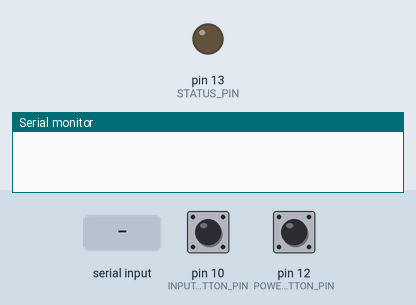
Recording of a sketch running on a simulated Arduino Uno, built with avr-gcc and run on an emulated ATmega328P. On the bench: output pins drawn as LEDs (lit = HIGH), the last lines printed to the serial monitor. Dashed ring = blinking. The inputs (shaded band) are chosen by the test bench; at power-on: pin 10 (INPUT_BUTTON_PIN) LOW, pin 12 (POWER_BUTTON_PIN) LOW.

Above: at 1.2 s.
1.3 s: pin 10 (INPUT_BUTTON_PIN) pulled HIGH for 0.15 s
At 1.42 s:
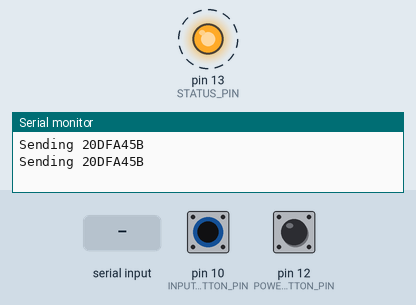
2.9 s: pin 12 (POWER_BUTTON_PIN) pulled HIGH for 1 s
At 4.2 s:
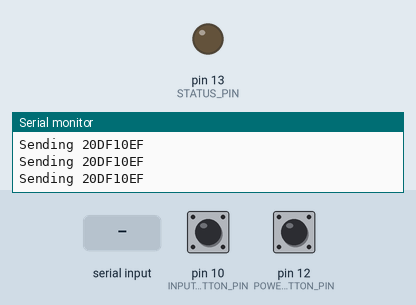
5.9 s: "90,45\n" received over Serial
At 5.91 s:
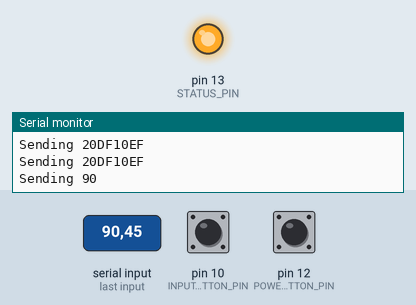
7.4 s: "0\n" received over Serial
At 8.6 s:
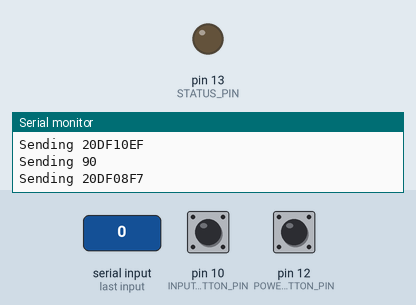
8.9 s: pin 10 (INPUT_BUTTON_PIN) pulled HIGH for 3.2 s
At 9.02 s:
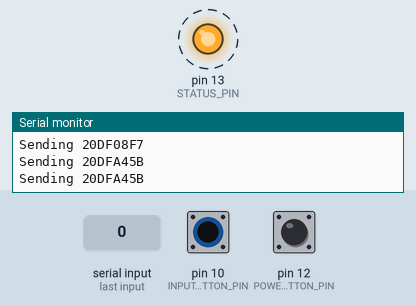
13.6 s: pin 12 (POWER_BUTTON_PIN) pulled HIGH for 3.2 s
At 13.72 s:
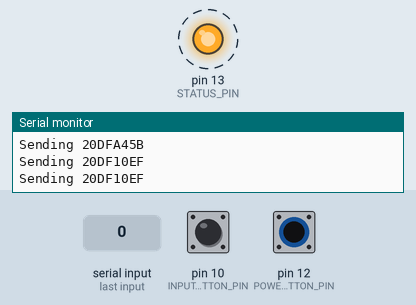
Timing chart, 0 to 18.4 s (numbered marks = the images above; inputs shaded):
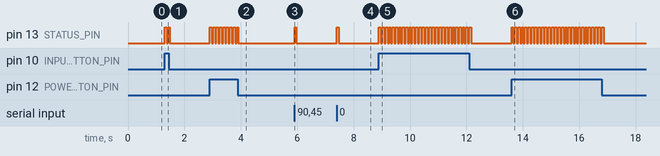

The sketch:

VenturerSimpleControl.ino
```cpp
#include <IRremote.h>

unsigned long VENTURER_UNK_1    = 0x20DF00FF; // cancel when item selected.
unsigned long VENTURER_UNK_2    = 0x20DF807F; // also cancel?
unsigned long VENTURER_UP  = 0x20DFE21D; //up, menu up, channel up.
unsigned long VENTURER_DOWN  = 0x20DF12ED; // DVD DOWN?
unsigned long VENTURER_LEFT = 0x20DF9A65; // DVD resume
unsigned long VENTURER_RIGHT = 0x20DF5AA5; // arrow right
unsigned long VENTURER_OK  = 0x20DF1AE5;  //ok?
unsigned long VENTURER_VOL_UP   = 0x20DF40BF;
unsigned long VENTURER_VOL_DOWN = 0x20DFC03F;
unsigned long VENTURER_MENU     = 0x20DF20DF;
unsigned long VENTURER_MENU_UP  = 0x20DFA25D; // up
unsigned long VENTURER_MENU_DOWN  = 0x20DF629D; // down
unsigned long VENTURER_SLEEP_TIMER = 0x20DF52AD; // sleep timer
unsigned long VENTURER_INPUT_SELECT  = 0x20DFA45B; // Input select!!!!
unsigned long VENTURER_UNK_3    = 0x20DFA05F;
unsigned long VENTURER_UNK_4    = 0x20DF609F;
unsigned long VENTURER_UNK_5    = 0x20DFE01F;
unsigned long VENTURER_ONOFF    = 0x20DF10EF;
unsigned long VENTURER_MUTE     = 0x20DF906F;
unsigned long VENTURER_UNK_6    = 0x20DF50AF;
unsigned long VENTURER_UNK_7    = 0x20DFD02F;
unsigned long VENTURER_UNK_8    = 0x20DF30CF;
unsigned long VENTURER_UNK_9    = 0x20DFB04F;
unsigned long VENTURER_UNK_10   = 0x20DF708F;
unsigned long VENTURER_UNK_11   = 0x20DFF00F;

unsigned long VENTURER_UNK_1_1  = 0x20DF01FE;
unsigned long VENTURER_UNK_1_2  = 0x20DF817E;
unsigned long VENTURER_UNK_1_3  = 0x20DF41BE;
unsigned long VENTURER_UNK_1_4  = 0x20DFC13E;
unsigned long VENTURER_UNK_1_5  = 0x20DF21DE;
unsigned long VENTURER_UNK_1_6  = 0x20DFA15E;
unsigned long VENTURER_UNK_1_7  = 0x20DF619E;
unsigned long VENTURER_UNK_1_8  = 0x20DFE11E;
unsigned long VENTURER_UNK_1_9  = 0x20DF11EE;
unsigned long VENTURER_UNK_1_10 = 0x20DF916E;
unsigned long VENTURER_UNK_1_11 = 0x20DF51AE;
unsigned long VENTURER_UNK_1_12 = 0x20DFD12E;
unsigned long VENTURER_UNK_1_13 = 0x20DF31CE;
unsigned long VENTURER_UNK_1_14 = 0x20DFB14E;
unsigned long VENTURER_UNK_1_15 = 0x20DF718E;
unsigned long VENTURER_UNK_1_16 = 0x20DFF10E;

unsigned long VENTURER_UNK_2_1  = 0x20DF02FD; //cc
unsigned long VENTURER_UNK_2_2  = 0x20DF827D;
unsigned long VENTURER_UNK_2_3  = 0x20DF42BD;
unsigned long VENTURER_UNK_2_4  = 0x20DFC23D;
unsigned long VENTURER_UNK_2_5  = 0x20DF22DD;
unsigned long VENTURER_UNK_2_6  = 0x20DFA25D; // up
unsigned long VENTURER_UNK_2_7  = 0x20DF629D; // down

unsigned long VENTURER_UNK_2_10 = 0x20DF926D;
unsigned long VENTURER_UNK_2_11 = 0x20DF52AD; // sleep timer
unsigned long VENTURER_UNK_2_12 = 0x20DFD22D;
unsigned long VENTURER_UNK_2_13 = 0x20DF32CD; // DVD root
unsigned long VENTURER_UNK_2_14 = 0x20DFB24D;
unsigned long VENTURER_UNK_2_15 = 0x20DF728D;
unsigned long VENTURER_UNK_2_16 = 0x20DFF20D; // DVD sound?

unsigned long VENTURER_UNK_3_1  = 0x20DF03FC;
unsigned long VENTURER_UNK_3_2  = 0x20DF837C;
unsigned long VENTURER_UNK_3_3  = 0x20DF43BC;
unsigned long VENTURER_UNK_3_4  = 0x20DFC33C;
unsigned long VENTURER_UNK_3_5  = 0x20DF23DC;
unsigned long VENTURER_UNK_3_6  = 0x20DFA35C;
unsigned long VENTURER_UNK_3_7  = 0x20DF639C;
unsigned long VENTURER_UNK_3_8  = 0x20DFE31C;
unsigned long VENTURER_UNK_3_9  = 0x20DF13EC;
unsigned long VENTURER_UNK_3_10 = 0x20DF936C;
unsigned long VENTURER_UNK_3_11 = 0x20DF53AC;
unsigned long VENTURER_UNK_3_12 = 0x20DFD32C;
unsigned long VENTURER_UNK_3_13 = 0x20DF33CC;
unsigned long VENTURER_UNK_3_14 = 0x20DFB34C;
unsigned long VENTURER_UNK_3_15 = 0x20DF738C;
unsigned long VENTURER_UNK_3_16 = 0x20DFF30C;

unsigned long VENTURER_UNK_4_1  = 0x20DF04FB;
unsigned long VENTURER_UNK_4_2  = 0x20DF847B; // dvd program
unsigned long VENTURER_UNK_4_3  = 0x20DF44BB;
unsigned long VENTURER_UNK_4_4  = 0x20DFC43B;
unsigned long VENTURER_UNK_4_5  = 0x20DF24DB;
unsigned long VENTURER_UNK_4_6  = 0x20DFA45B; // Input select!!!!
unsigned long VENTURER_UNK_4_7  = 0x20DF649B; // dvd program?
unsigned long VENTURER_UNK_4_8  = 0x20DFE41B; // sound mode
unsigned long VENTURER_UNK_4_9  = 0x20DF14EB;
unsigned long VENTURER_UNK_4_10 = 0x20DF946B;
unsigned long VENTURER_UNK_4_11 = 0x20DF54AB;
unsigned long VENTURER_UNK_4_12 = 0x20DFD42B;
unsigned long VENTURER_UNK_4_13 = 0x20DF34CB;
unsigned long VENTURER_UNK_4_14 = 0x20DFB44B;
unsigned long VENTURER_UNK_4_15 = 0x20DF748B;
unsigned long VENTURER_UNK_4_16 = 0x20DFF40B;

unsigned long VENTURER_UNK_5_1  = 0x20DF05FA;
unsigned long VENTURER_UNK_5_2  = 0x20DF857A;
unsigned long VENTURER_UNK_5_3  = 0x20DF45BA;
unsigned long VENTURER_UNK_5_4  = 0x20DFC53A;
unsigned long VENTURER_UNK_5_5  = 0x20DF25DA;
unsigned long VENTURER_UNK_5_6  = 0x20DFA55A;
unsigned long VENTURER_UNK_5_7  = 0x20DF659A;
unsigned long VENTURER_UNK_5_8  = 0x20DFE51A;
unsigned long VENTURER_UNK_5_9  = 0x20DF15EA;
unsigned long VENTURER_UNK_5_10 = 0x20DF956A;
unsigned long VENTURER_UNK_5_11 = 0x20DF55AA;
unsigned long VENTURER_UNK_5_12 = 0x20DFD52A;
unsigned long VENTURER_UNK_5_13 = 0x20DF35CA;
unsigned long VENTURER_UNK_5_14 = 0x20DFB54A;
unsigned long VENTURER_UNK_5_15 = 0x20DF758A;
unsigned long VENTURER_UNK_5_16 = 0x20DFF50A;

unsigned long VENTURER_UNK_6_1  = 0x20DF06F9;
unsigned long VENTURER_UNK_6_2  = 0x20DF8679;  // DVD input Select
unsigned long VENTURER_UNK_6_3  = 0x20DF46B9; // dvd chapter?
unsigned long VENTURER_UNK_6_4  = 0x20DFC639;
unsigned long VENTURER_UNK_6_5  = 0x20DF26D9; // dvd 1/2 speed
unsigned long VENTURER_UNK_6_6  = 0x20DFA659; // sound mode?
unsigned long VENTURER_UNK_6_7  = 0x20DF6699; // dvd reset?
unsigned long VENTURER_UNK_6_8  = 0x20DFE619;
unsigned long VENTURER_UNK_6_9  = 0x20DF16E9;
unsigned long VENTURER_UNK_6_10 = 0x20DF9669;
unsigned long VENTURER_UNK_6_11 = 0x20DF56A9; // tv mode
unsigned long VENTURER_UNK_6_12 = 0x20DFD629; // YUV mode ?
unsigned long VENTURER_UNK_6_13 = 0x20DF36C9; // yuv mode?
unsigned long VENTURER_UNK_6_14 = 0x20DFB649;
unsigned long VENTURER_UNK_6_15 = 0x20DF7689;
unsigned long VENTURER_UNK_6_16 = 0x20DFF609; // AV/SVideo

unsigned long VENTURER_UNK_7_1  = 0x20DF07F8;
unsigned long VENTURER_UNK_7_2  = 0x20DF8778;
unsigned long VENTURER_UNK_7_3  = 0x20DF47B8;
unsigned long VENTURER_UNK_7_4  = 0x20DFC738;
unsigned long VENTURER_UNK_7_5  = 0x20DF27D8;
unsigned long VENTURER_UNK_7_6  = 0x20DFA758;
unsigned long VENTURER_UNK_7_7  = 0x20DF6798;
unsigned long VENTURER_UNK_7_8  = 0x20DFE718;
unsigned long VENTURER_UNK_7_9  = 0x20DF17E8;
unsigned long VENTURER_UNK_7_10 = 0x20DF9768;
unsigned long VENTURER_UNK_7_11 = 0x20DF57A8;
unsigned long VENTURER_UNK_7_12 = 0x20DFD728;
unsigned long VENTURER_UNK_7_13 = 0x20DF37C8;
unsigned long VENTURER_UNK_7_14 = 0x20DFB748;
unsigned long VENTURER_UNK_7_15 = 0x20DF7788;
unsigned long VENTURER_UNK_7_16 = 0x20DFF708;

unsigned long VENTURER_0  = 0x20DF08F7;
unsigned long VENTURER_1  = 0x20DF8877;
unsigned long VENTURER_2  = 0x20DF48B7;
unsigned long VENTURER_3  = 0x20DFC837;
unsigned long VENTURER_4  = 0x20DF28D7;
unsigned long VENTURER_5  = 0x20DFA857;
unsigned long VENTURER_6  = 0x20DF6897;
unsigned long VENTURER_7  = 0x20DFE817;
unsigned long VENTURER_8  = 0x20DF18E7;
unsigned long VENTURER_9 = 0x20DF9867;
unsigned long VENTURER_UNK_8_11 = 0x20DF58A7; //possibly ok.
unsigned long VENTURER_UNK_8_12 = 0x20DFD827;
unsigned long VENTURER_UNK_8_13 = 0x20DF38C7;
unsigned long VENTURER_UNK_8_14 = 0x20DFB847;
unsigned long VENTURER_UNK_8_15 = 0x20DF7887;
unsigned long VENTURER_UNK_8_16 = 0x20DFF807;

unsigned long VENTURER_UNK_9_1  = 0x20DF09F6;
unsigned long VENTURER_UNK_9_2  = 0x20DF8976;
unsigned long VENTURER_UNK_9_3  = 0x20DF49B6;
unsigned long VENTURER_UNK_9_4  = 0x20DFC936;
unsigned long VENTURER_UNK_9_5  = 0x20DF29D6;
unsigned long VENTURER_UNK_9_6  = 0x20DFA956;
unsigned long VENTURER_UNK_9_7  = 0x20DF6996;
unsigned long VENTURER_UNK_9_8  = 0x20DFE916;
unsigned long VENTURER_UNK_9_9  = 0x20DF19E6;
unsigned long VENTURER_UNK_9_10 = 0x20DF9966;
unsigned long VENTURER_UNK_9_11 = 0x20DF59A6;
unsigned long VENTURER_UNK_9_12 = 0x20DFD926;
unsigned long VENTURER_UNK_9_13 = 0x20DF39C6;
unsigned long VENTURER_UNK_9_14 = 0x20DFB946;
unsigned long VENTURER_UNK_9_15 = 0x20DF7986;
unsigned long VENTURER_UNK_9_16 = 0x20DFF906;

unsigned long VENTURER_UNK_A_1  = 0x20DF0AF5;
unsigned long VENTURER_UNK_A_2  = 0x20DF8A75;
unsigned long VENTURER_UNK_A_3  = 0x20DF4AB5;
unsigned long VENTURER_UNK_A_4  = 0x20DFCA35;
unsigned long VENTURER_UNK_A_5  = 0x20DF2AD5;
unsigned long VENTURER_UNK_A_6  = 0x20DFAA55;
unsigned long VENTURER_UNK_A_7  = 0x20DF6A95; // dvd settings menu
unsigned long VENTURER_UNK_A_8  = 0x20DFEA15;


unsigned long VENTURER_UNK_A_12 = 0x20DFDA25;
unsigned long VENTURER_UNK_A_13 = 0x20DF3AC5; // "Full"
unsigned long VENTURER_UNK_A_14 = 0x20DFBA45;
unsigned long VENTURER_UNK_A_15 = 0x20DF7A85;
unsigned long VENTURER_UNK_A_16 = 0x20DFFA05;

unsigned long VENTURER_UNK_B_1  = 0x20DF0BF4;
unsigned long VENTURER_UNK_B_2  = 0x20DF8B74;
unsigned long VENTURER_UNK_B_3  = 0x20DF4BB4;
unsigned long VENTURER_UNK_B_4  = 0x20DFCB34;
unsigned long VENTURER_UNK_B_5  = 0x20DF2BD4;
unsigned long VENTURER_UNK_B_6  = 0x20DFAB54;
unsigned long VENTURER_UNK_B_7  = 0x20DF6B94;
unsigned long VENTURER_UNK_B_8  = 0x20DFEB14;
unsigned long VENTURER_UNK_B_9  = 0x20DF1BE4;
unsigned long VENTURER_UNK_B_10 = 0x20DF9B64;
unsigned long VENTURER_UNK_B_11 = 0x20DF5BA4;
unsigned long VENTURER_UNK_B_12 = 0x20DFDB24;
unsigned long VENTURER_UNK_B_13 = 0x20DF3BC4;
unsigned long VENTURER_UNK_B_14 = 0x20DFBB44;
unsigned long VENTURER_UNK_B_15 = 0x20DF7B84;
unsigned long VENTURER_UNK_B_16 = 0x20DFFB04;

unsigned long VENTURER_UNK_C_1  = 0x20DF0CF3; //Freverse
unsigned long VENTURER_UNK_C_2  = 0x20DF8C73; // FF
unsigned long VENTURER_UNK_C_3  = 0x20DF4CB3;
unsigned long VENTURER_UNK_C_4  = 0x20DFCC33;
unsigned long VENTURER_UNK_C_5  = 0x20DF2CD3;
unsigned long VENTURER_UNK_C_6  = 0x20DFAC53;
unsigned long VENTURER_UNK_C_7  = 0x20DF6C93;
unsigned long VENTURER_UNK_C_8  = 0x20DFEC13;
unsigned long VENTURER_UNK_C_9  = 0x20DF1CE3;
unsigned long VENTURER_UNK_C_10 = 0x20DF9C63;// Stop
unsigned long VENTURER_UNK_C_11 = 0x20DF5CA3; //Ttle bar /video info
unsigned long VENTURER_UNK_C_12 = 0x20DFDC23;
unsigned long VENTURER_UNK_C_13 = 0x20DF3CC3;
unsigned long VENTURER_UNK_C_14 = 0x20DFBC43;
unsigned long VENTURER_UNK_C_15 = 0x20DF7C83;
unsigned long VENTURER_UNK_C_16 = 0x20DFFC03;

unsigned long VENTURER_UNK_D_1  = 0x20DF0DF2; // maybe ok/enter
unsigned long VENTURER_UNK_D_2  = 0x20DF8D72;
unsigned long VENTURER_UNK_D_3  = 0x20DF4DB2;
unsigned long VENTURER_UNK_D_4  = 0x20DFCD32;
unsigned long VENTURER_UNK_D_5  = 0x20DF2DD2;
unsigned long VENTURER_UNK_D_6  = 0x20DFAD52;
unsigned long VENTURER_UNK_D_7  = 0x20DF6D92;
unsigned long VENTURER_UNK_D_8  = 0x20DFED12;
unsigned long VENTURER_UNK_D_9  = 0x20DF1DE2;
unsigned long VENTURER_UNK_D_10 = 0x20DF9D62;
unsigned long VENTURER_UNK_D_11 = 0x20DF5DA2;
unsigned long VENTURER_UNK_D_12 = 0x20DFDD22;
unsigned long VENTURER_UNK_D_13 = 0x20DF3DC2;
unsigned long VENTURER_UNK_D_14 = 0x20DFBD42;
unsigned long VENTURER_UNK_D_15 = 0x20DF7D82;
unsigned long VENTURER_UNK_D_16 = 0x20DFFD02;

unsigned long VENTURER_UNK_E_1  = 0x20DF0EF1;
unsigned long VENTURER_UNK_E_2  = 0x20DF8E71;
unsigned long VENTURER_UNK_E_3  = 0x20DF4EB1;
unsigned long VENTURER_UNK_E_4  = 0x20DFCE31;
unsigned long VENTURER_UNK_E_5  = 0x20DF2ED1;
unsigned long VENTURER_UNK_E_6  = 0x20DFAE51;
unsigned long VENTURER_UNK_E_7  = 0x20DF6E91;
unsigned long VENTURER_UNK_E_8  = 0x20DFEE11;
unsigned long VENTURER_UNK_E_9  = 0x20DF1EE1;
unsigned long VENTURER_UNK_E_10 = 0x20DF9E61;
unsigned long VENTURER_UNK_E_11 = 0x20DF5EA1;
unsigned long VENTURER_UNK_E_12 = 0x20DFDE21;
unsigned long VENTURER_UNK_E_13 = 0x20DF3EC1;
unsigned long VENTURER_UNK_E_14 = 0x20DFBE41;
unsigned long VENTURER_UNK_E_15 = 0x20DF7E81;
unsigned long VENTURER_UNK_E_16 = 0x20DFFE01;

unsigned long VENTURER_UNK_F_1  = 0x20DF0FF0;
unsigned long VENTURER_UNK_F_2  = 0x20DF8F70;
unsigned long VENTURER_UNK_F_3  = 0x20DF4FB0;
unsigned long VENTURER_UNK_F_4  = 0x20DFCF30;
unsigned long VENTURER_UNK_F_5  = 0x20DF2FD0;
unsigned long VENTURER_UNK_F_6  = 0x20DFAF50;
unsigned long VENTURER_UNK_F_7  = 0x20DF6F90;
unsigned long VENTURER_UNK_F_8  = 0x20DFEF10;
unsigned long VENTURER_UNK_F_9  = 0x20DF1FE0;
unsigned long VENTURER_UNK_F_10 = 0x20DF9F60;
unsigned long VENTURER_UNK_F_11 = 0x20DF5FA0;
unsigned long VENTURER_UNK_F_12 = 0x20DFDF20;
unsigned long VENTURER_UNK_F_13 = 0x20DF3FC0;
unsigned long VENTURER_UNK_F_14 = 0x20DFBF40;
unsigned long VENTURER_UNK_F_15 = 0x20DF7F80;
unsigned long VENTURER_UNK_F_16 = 0x20DFFF00;


unsigned long VENTURER_SND_TYPE = 0x20DFA659;

unsigned long VENTURER_TV_CC    = 0x20DF02FD;

unsigned long VENTURER_TV_0     = 0x20DF08F7;
unsigned long VENTURER_TV_1     = 0x20DF8877;   //1st byte is address 5th nybble is number in little-endian. 6th nybble seems to be category
unsigned long VENTURER_TV_2     = 0x20DF48B7;
unsigned long VENTURER_TV_3     = 0x20DFC837;
unsigned long VENTURER_TV_4     = 0x20DF28D7;
unsigned long VENTURER_TV_5     = 0x20DFA857;
unsigned long VENTURER_TV_6     = 0x20DF6897;
unsigned long VENTURER_TV_7     = 0x20DFE817;
unsigned long VENTURER_TV_8     = 0x20DF18E7;
unsigned long VENTURER_TV_9     = 0x20DF9867;

unsigned long VENTURER_TV_BACK  = 0x20DF58A7;


int POWER_BUTTON_PIN = 12;
int INPUT_BUTTON_PIN = 10;
int STATUS_PIN = 13;
int incomingByte = 0; // for incoming serial data

IRsend irsend;

decode_results results;

void setup()
{
  Serial.begin(9600);
  pinMode(POWER_BUTTON_PIN, INPUT);
  pinMode(INPUT_BUTTON_PIN, INPUT);
  pinMode(STATUS_PIN, OUTPUT);
}


void loop() {
  // If button pressed, send the code.
  int powerButtonState = digitalRead(POWER_BUTTON_PIN);

  int inputButtonState = digitalRead(INPUT_BUTTON_PIN);

  if (powerButtonState) {

    SendIR(VENTURER_ONOFF);
    /*Serial.print("Power pressed, sending ");
    digitalWrite(STATUS_PIN, HIGH);
    Serial.println(VENTURER_ONOFF, HEX);
    irsend.sendNEC(VENTURER_ONOFF, 32);
    digitalWrite(STATUS_PIN, LOW);
    delay(50); // Wait a bit between retransmissions
    */
  }
  else if (inputButtonState) {
    SendIR(VENTURER_INPUT_SELECT);
   /* Serial.print("Input pressed, sending ");
    digitalWrite(STATUS_PIN, HIGH);
    Serial.println(VENTURER_INPUT_SELECT, HEX);
    irsend.sendNEC(VENTURER_INPUT_SELECT, 32);
    digitalWrite(STATUS_PIN, LOW);
    delay(50); // Wait a bit between retransmissions
    */
  }

  char input[10];
  int charsRead;
  unsigned long val = 0;

  if (Serial.available() > 0) {
    charsRead = Serial.readBytesUntil('\n', input, 9);  // fetch the two characters

    input[charsRead] = '\0';                            // Make it a string
    if ( strcmp("help",input) == 0)
    {
      PrintHelp();
    }
    else if ( strcmp("ok",input) == 0 || strcmp("exit",input) == 0)
    {
      SendIR(VENTURER_OK);
    }
    else if ( strcmp("up",input) == 0)
    {
      SendIR(VENTURER_UP);
    }
    else if ( strcmp("down",input) == 0)
    {
      SendIR(VENTURER_DOWN);
    }
    else if ( strcmp("left",input) == 0)
    {
      SendIR(VENTURER_LEFT);
    }
    else if ( strcmp("right",input) == 0)
    {
      SendIR(VENTURER_RIGHT);
    }
    else if ( strcmp("menu",input) == 0)
    {
      SendIR(VENTURER_MENU);
    }
    else if ( strcmp("input",input) == 0)
    {
      SendIR(VENTURER_INPUT_SELECT);
    }
    else if ( strcmp("power",input) == 0)
    {
      SendIR(VENTURER_ONOFF);
    }
    else if ( strcmp("0",input) == 0)
    {
      SendIR(VENTURER_0);
    }
    else if ( strcmp("1",input) == 0)
    {
      SendIR(VENTURER_1);
    }
    else if ( strcmp("2",input) == 0)
    {
      SendIR(VENTURER_2);
    }
    else if ( strcmp("3",input) == 0)
    {
      SendIR(VENTURER_3);
    }
    else if ( strcmp("4",input) == 0)
    {
      SendIR(VENTURER_4);
    }
    else if ( strcmp("5",input) == 0)
    {
      SendIR(VENTURER_5);
    }
    else if ( strcmp("6",input) == 0)
    {
      SendIR(VENTURER_6);
    }
    else if ( strcmp("7",input) == 0)
    {
      SendIR(VENTURER_7);
    }
    else if ( strcmp("8",input) == 0)
    {
      SendIR(VENTURER_8);
    }
    else if ( strcmp("9",input) == 0)
    {
      SendIR(VENTURER_9);
    }
    else if ( strcmp("vup",input) == 0)
    {
      SendIR(VENTURER_VOL_UP);
    }
    else if ( strcmp("vdown",input) == 0)
    {
      SendIR(VENTURER_VOL_DOWN);
    }
    else
    {
      //if (input[0] == 'x')
      val = StrToHex(input);                              // Convert it

      if (val > 0)
      {
        SendIR(val);
      }
      else
      {
        Serial.print("Unknown command. Ignoring.\n");
        PrintHelp();
      }
    }
  }
}


unsigned long StrToHex(char str[])
{
  return strtol(str, 0, 16);
}

void SendIR(unsigned long val)
{
  Serial.print("Sending ");
    digitalWrite(STATUS_PIN, HIGH);
    Serial.println(val, HEX);
    irsend.sendNEC(val, 32);
    digitalWrite(STATUS_PIN, LOW);
    delay(50); // Wait a bit between retransmissions
}

void PrintHelp()
{
  Serial.println("The following commands are supported: up,down,left,right,vup,vdown,menu,input,power,ok,help");
  Serial.println("Additionally you can specify 32bit hex values to be output via NEC IR protocol (40khz)");
}
```

Measured:
- after the input at 1.3 s, pin 13 (STATUS_PIN): alternates HIGH for 0.07 s and LOW for 0.05 s, 4 changes in all, then stays LOW, starting at once
- after the input at 2.9 s, pin 13 (STATUS_PIN): alternates HIGH for 0.07 s and LOW for 0.05 s, 18 changes in all, then stays LOW, starting at once
- after the input at 5.9 s, pin 13 (STATUS_PIN): LOW → HIGH at once, → LOW 0.07 s later
- after the input at 7.4 s, pin 13 (STATUS_PIN): LOW → HIGH at once, → LOW 0.07 s later
- after the input at 8.9 s, pin 13 (STATUS_PIN): alternates HIGH for 0.07 s and LOW for 0.05 s, 56 changes in all, then stays LOW, starting at once
- after the input at 13.6 s, pin 13 (STATUS_PIN): alternates HIGH for 0.07 s and LOW for 0.05 s, 56 changes in all, then stays LOW, starting at once
